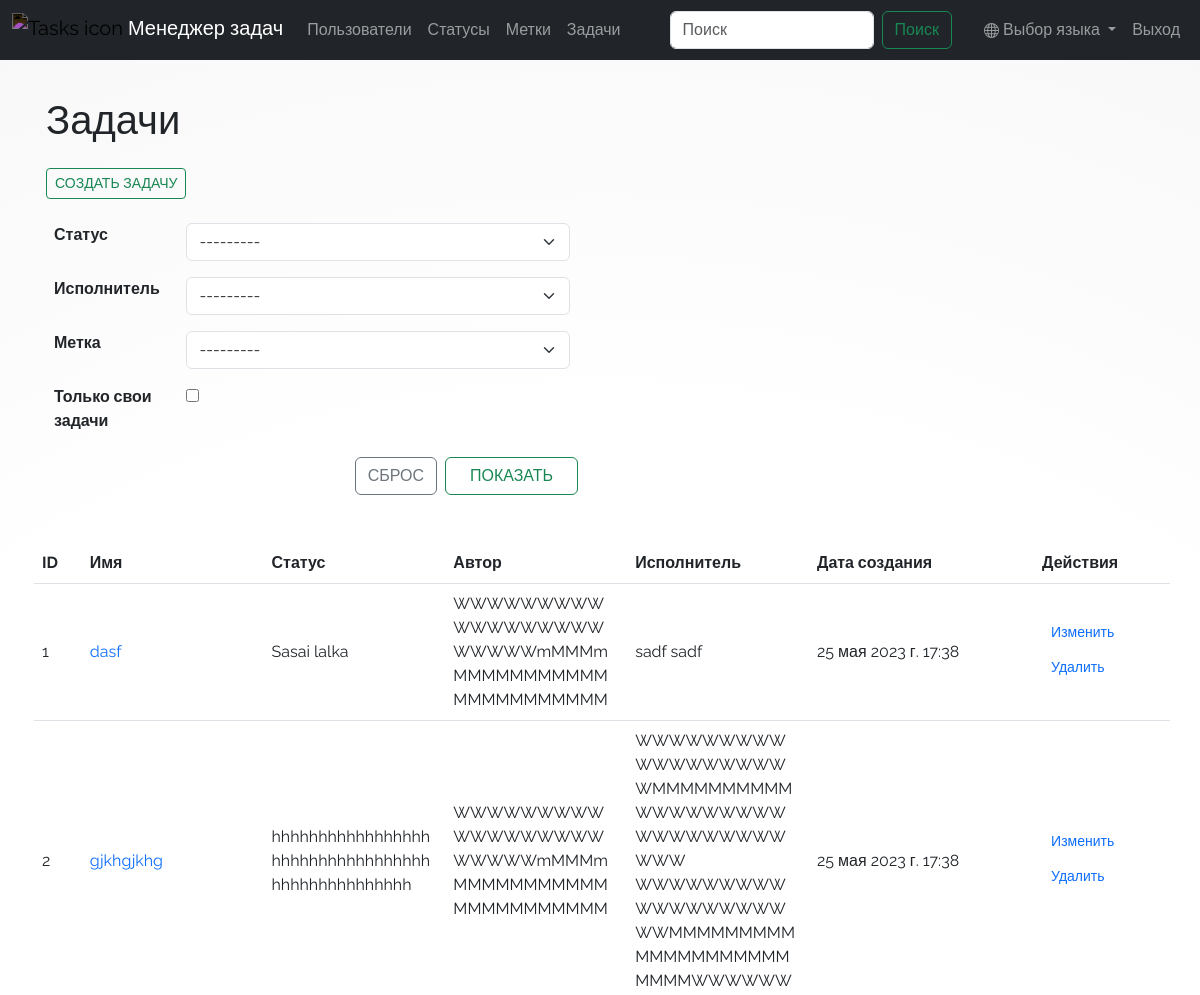
/tasks/ (signed in, upper part), run on an earlier commit of the app's database.
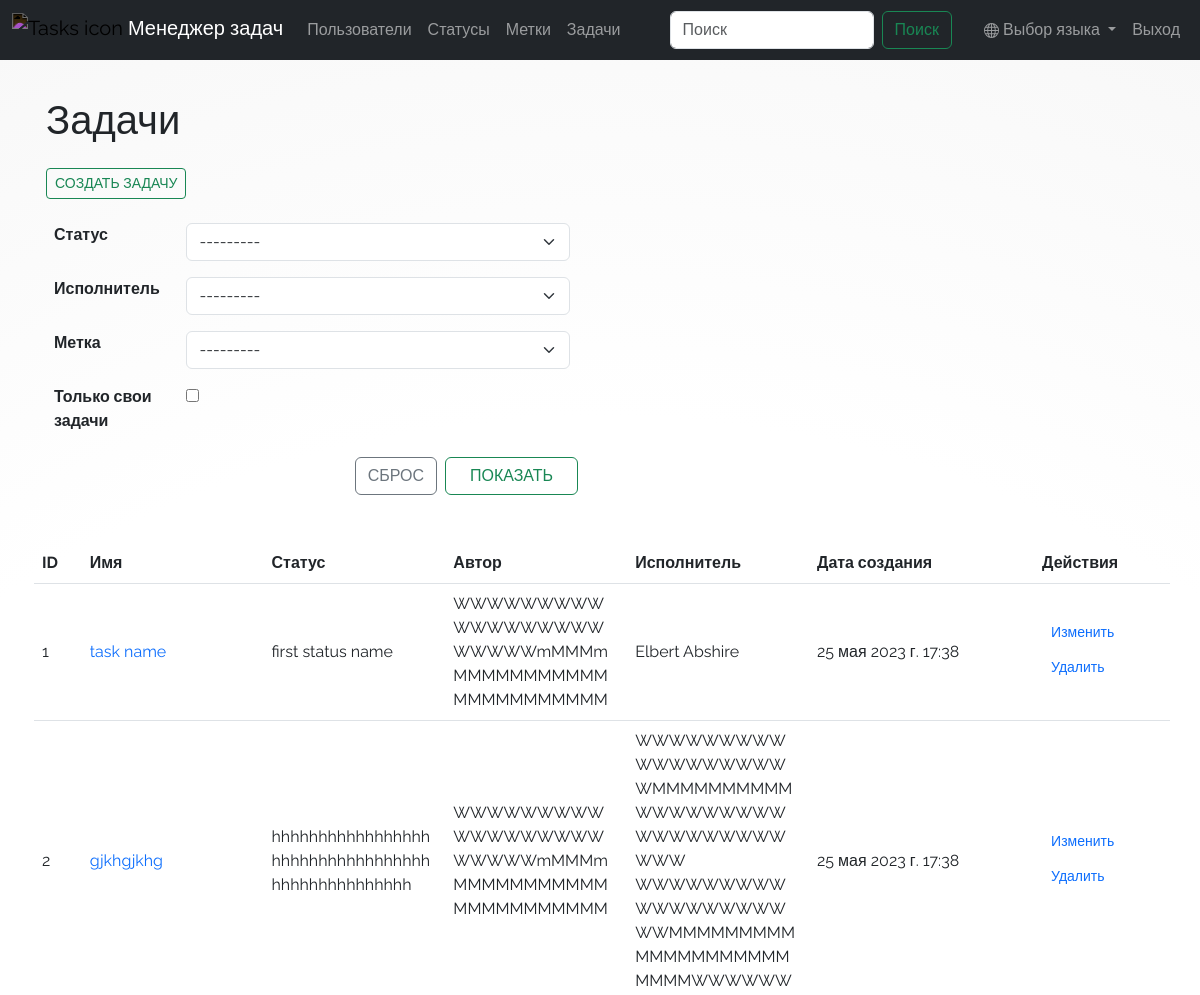
And on a later commit of the database.
### task_manager/tasks/models.py (models this page shows, shortened)
class Task(models.Model):
    name = models.CharField(
        max_length=50,
        unique=True,
        verbose_name=_("Task name"),
    )
    description = models.TextField(
        max_length=1000, verbose_name=_("Description"), default=""
    )
    status = models.ForeignKey(
        Status, on_delete=models.PROTECT, null=True, verbose_name=_("Status")
    )
    assigned_by = models.ForeignKey(
        User,
        null=True,
        on_delete=models.PROTECT,
        related_name="creator",
        verbose_name=_("Creator"),
    )
    executor = models.ForeignKey(
        User,
        on_delete=models.PROTECT,
        related_name="assignee",
        verbose_name=_("Assignee"),
        blank=True,
        default="",
        null=True,
    )
    labels = models.ManyToManyField(
        Label,
        through="LabelM2m",
        related_name="labels",
        blank=True,
        verbose_name=_("Label"),
    )
    created_at = models.DateTimeField(
        auto_now_add=True,
        verbose_name=_("Created at "),
    )
    class Meta:
        verbose_name = _("Task")
        verbose_name_plural = _("Tasks")

### task_manager/statuses/models.py (models this page shows)
class Status(models.Model):
    name = models.CharField(
        max_length=50,
        unique=True,
        verbose_name=_("Status name "),
    )
    created_at = models.DateTimeField(
        auto_now_add=True,
        verbose_name=_("Created at "),
    )
    class Meta:
        verbose_name = _("Status")
        verbose_name_plural = _("Statuses")
    def __str__(self):
        return self.name

### task_manager/tasks/views.py (the view)
# urls.py: path('', views.IndexView.as_view(), name='labels'),
class IndexView(LoginRequiredMixin, ListView):
    model = Task
    template_name = "tasks/index.html"
    login_url = reverse_lazy("user_login")
    paginate_by = 50
    def get_queryset(self):
        tasks = Task.objects.all().order_by("id")
        if 'Reset' in self.request.GET:
            return tasks
        self.filters = {
            "status": self.request.GET.get("status"),
            "executor": self.request.GET.get("executor"),
            "labels": self.request.GET.get("labels"),
            "mine": self.request.GET.get("mine"),
        }
        for var_name, filter in self.filters.items():
            if var_name == "mine" and filter:
                tasks = tasks.filter(assigned_by=self.request.user.id)
            elif filter:
                kwargs = {var_name: filter}
                tasks = tasks.filter(**kwargs)
        return tasks
    def get_context_data(self, **kwargs):
        context = super().get_context_data(**kwargs)
        context["form"] = FilterForm()
        for form_field, value in self.filters.items():
            context["form"].fields[form_field].initial = value
        return context

### task_manager/tasks/forms.py
class FilterForm(TaskForm):
    mine = forms.BooleanField(label=_("Is mine"))
    labels = forms.ModelChoiceField(
        queryset=Label.objects.all(),
        label=_("Label"),
        required=False,
        widget=Select(
            attrs={
                "class": "form-control form-select",
            }
        ),
    )
    class Meta:
        model = Task
        fields = ["status", "executor", "labels", "mine"]
        widgets = {
            "status": Select(
                attrs={
                    "class": "form-control form-select",
                }
            ),
            "mine": CheckboxInput(
                attrs={
                    "class": "form-check-input",
                }
            ),
        }

### task_manager/labels/models.py (called while the page is built)
    def __str__(self):
        return self.name

### task_manager/tasks/forms.py (called while the page is built)
    def label_from_instance(self, obj):
        return obj.get_full_name()

### task_manager/templates/tasks/index.html (shortened to what this page needs)
{% extends "base.html" %}
{% load i18n %}
{% block main %}
  <div class="ms-1">
    <h1 class="text-left mb-4">{% translate 'Tasks' %}</h1>
    <div class="row justify-content-center">
      <div class="col-12 text-left mb-3">
        <a class="btn btn-outline-success btn-sm col-auto text-uppercase" href="{% url 'task_create' %}">{% translate 'Create task' %}</a>
      </div>
    </div>
    <div class="row justify-content-left col-auto col-lg-6">
      <form action="{% url 'tasks' %}" method="get" class="needs-validation" novalidate>
        <div class="form-group">
          <table class="table table-hover table-borderless" required>
              {% for field in form %}
                <tr>
                  <th>{{ field.label_tag|slice:":-9" }}</th>
                  <td>{{ field }}</td>
                </tr>
              {% endfor %}
          </table>
          <div class="col-12 d-flex flex-row-reverse">
            <input class="btn btn-outline-success btn-md col-lg-3 col-md-3 col-sm-4 text-uppercase" type="submit" value="{% translate 'Filter' %}">
            <a href="{% url "tasks" %}" class="btn btn-outline-secondary btn-md col-auto me-2 text-uppercase">{% translate 'Reset' %}</a>
          </div>
        </div>
      </form>
    </div>
    <div class="row justify-content-center mt-5">
      <table class="table table-hover mx-1 table-responsive-md">
        <thead>
          <tr>
            <th>{% translate 'ID' %}</th>
            <th>{% translate 'Task name' %}</th>
            <th>{% translate 'Status' %}</th>
            <th>{% translate 'Creator' %}</th>
            <th>{% translate 'Assignee' %}</th>
            <th>{% translate 'Creation date' %}</th>
            <th>{% translate 'Actions' %}</th>
          </tr>
        </thead>
        {% for task in object_list %}
          <tr>
            <td class="align-middle">{{ task.id }}</td>
        <td class="align-middle wrapped-word"> <a href={% url "task_show" task.id %}>{{ task.name }}</a></td>
            <td class="align-middle wrapped-word">{{ task.status }}</td>
            <td class="align-middle wrapped-word">{{ task.assigned_by }}</td>
            <td class="align-middle wrapped-word">{{ task.executor.first_name }} {{ task.executor.last_name }}</td>
            <td class="align-middle">{{ task.created_at }}</td>
            <td class="align-middle">
              <a href="{% url 'task_update' id=task.id %}" class="btn btn-link d-flex btn-sm mb-1" rel="nofollow">{% translate 'Update' %}</a>
              <a href="{% url 'task_delete' id=task.id %}" class="btn btn-link d-flex btn-sm mb-1" rel="nofollow">{% translate 'Delete' %}</a>
            </td>
          </tr>
        {% endfor %}
      </table>
    </div>
  </div>
{% endblock %}

What changed in the data, as far as the page shows it:
changed Task id 1: name "dasf" → "task name"; status "Sasai lalka" → "first status name"; executor.first_name "sadf" → "Elbert"; executor.last_name "sadf" → "Abshire"
